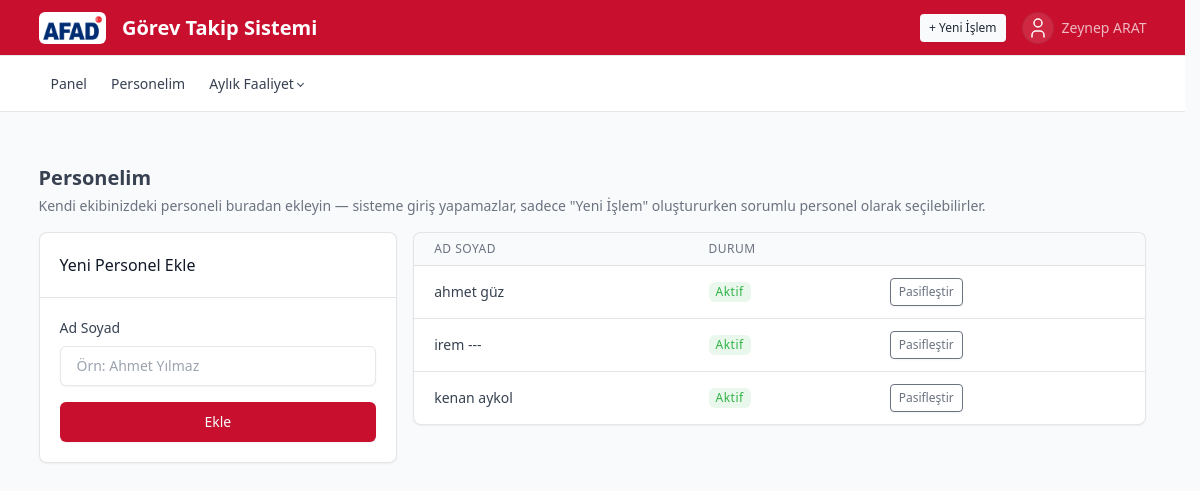
The app's page /personnel (signed in) with its own data.
### tables this page shows
CREATE TABLE users (
            id INTEGER PRIMARY KEY AUTOINCREMENT,
            username TEXT UNIQUE NOT NULL,
            password_hash TEXT NOT NULL,
            full_name TEXT NOT NULL,
            role TEXT NOT NULL CHECK(role IN ('admin','manager')),
            department TEXT,
            is_active INTEGER NOT NULL DEFAULT 1
        , email TEXT);

CREATE TABLE personnel (
            id INTEGER PRIMARY KEY AUTOINCREMENT,
            manager_id INTEGER NOT NULL,
            full_name TEXT NOT NULL,
            is_active INTEGER NOT NULL DEFAULT 1,
            created_at TEXT NOT NULL,
            FOREIGN KEY(manager_id) REFERENCES users(id)
        );

### app.py (the view, shortened to what this page needs)
@app.route("/personnel", methods=["GET", "POST"])
@login_required
@manager_required
def personnel():
    db = get_db()
    user = current_user()
    personnel_list = db.execute(
        "SELECT * FROM personnel WHERE manager_id=? ORDER BY full_name", (user["id"],)
    ).fetchall()
    return render_template("personnel.html", personnel_list=personnel_list, user=user)

### app.py (called while the page is built)
def get_db():
    if "db" not in g:
        g.db = sqlite3.connect(DB_PATH)
        g.db.row_factory = sqlite3.Row
        g.db.execute("PRAGMA foreign_keys = ON")
    return g.db

def login_required(f):
    @wraps(f)
    def wrapper(*args, **kwargs):
        if "user_id" not in session:
            return redirect(url_for("login"))
        return f(*args, **kwargs)
    return wrapper

def manager_required(f):
    @wraps(f)
    def wrapper(*args, **kwargs):
        if session.get("role") != "manager":
            flash("Bu sayfaya erişim yetkiniz yok.", "error")
            return redirect(url_for("dashboard"))
        return f(*args, **kwargs)
    return wrapper

def current_user():
    if "user_id" not in session:
        return None
    db = get_db()
    return db.execute("SELECT * FROM users WHERE id=?", (session["user_id"],)).fetchone()

### templates/personnel.html (shortened to what this page needs)
{% extends "base.html" %}
{% block content %}
<div class="page-header"><h2 class="page-title">Personelim</h2></div>
<p class="text-secondary">Kendi ekibinizdeki personeli buradan ekleyin — sisteme giriş yapamazlar, sadece "Yeni İşlem" oluştururken sorumlu personel olarak seçilebilirler.</p>
<div class="row row-cards">
  <div class="col-12 col-lg-4">
    <div class="card">
      <div class="card-header"><h3 class="card-title">Yeni Personel Ekle</h3></div>
      <div class="card-body">
        <form method="post">
          <div class="mb-3"><label class="form-label">Ad Soyad</label><input type="text" name="full_name" class="form-control" required placeholder="Örn: Ahmet Yılmaz"></div>
          <button type="submit" class="btn btn-primary w-100">Ekle</button>
        </form>
      </div>
    </div>
  </div>
  <div class="col-12 col-lg-8">
    <div class="card">
      <div class="table-responsive">
        <table class="table table-vcenter card-table">
          <thead><tr><th>Ad Soyad</th><th>Durum</th><th></th></tr></thead>
          <tbody>
            {% for p in personnel_list %}
            <tr>
              <td>{{ p.full_name }}</td>
              <td>{% if p.is_active %}<span class="badge bg-green-lt">Aktif</span>{% else %}<span class="badge bg-secondary-lt">Pasif</span>{% endif %}</td>
              <td>
                <form method="post" action="{{ url_for('toggle_personnel', personnel_id=p.id) }}">
                  <button type="submit" class="btn btn-sm btn-outline-secondary">{% if p.is_active %}Pasifleştir{% else %}Aktifleştir{% endif %}</button>
                </form>
              </td>
            </tr>
            {% else %}
            <tr><td colspan="3" class="text-center text-secondary py-4">Henüz personel eklenmedi.</td></tr>
            {% endfor %}
          </tbody>
        </table>
      </div>
    </div>
  </div>
</div>
{% endblock %}

### templates/base.html (shortened to what this page needs)
<!doctype html>
<html lang="tr" data-bs-theme-primary="orange">
<head>
<link rel="stylesheet" href="{{ url_for('static', filename='vendor/tabler/css/tabler.min.css') }}">
<link rel="stylesheet" href="{{ url_for('static', filename='vendor/tabler/css/tabler-themes.min.css') }}">
<link rel="stylesheet" href="{{ url_for('static', filename='style.css') }}">
</head>
<body>
{% if session.get('user_id') %}
<header class="navbar navbar-expand-md navbar-dark bg-primary d-print-none">
  <div class="container-xl">
    <a href="{{ url_for('dashboard') }}" class="navbar-brand d-flex align-items-center pe-0 pe-md-3">
      <span class="bg-white rounded d-inline-flex align-items-center p-1 me-2">
        <img src="{{ url_for('static', filename='img/afad-logo.png') }}" alt="AFAD" style="height: 24px; width: auto;">
      </span>
      Görev Takip Sistemi
    </a>
    <div class="navbar-nav flex-row order-md-last align-items-center">
      <a href="{{ url_for('new_task') }}" class="btn btn-light btn-sm d-none d-sm-inline-block me-3">+ Yeni İşlem</a>
      <div class="nav-item dropdown">
        <a href="#" class="nav-link d-flex lh-1 text-reset p-0" data-bs-toggle="dropdown" aria-expanded="false">
          <span class="avatar avatar-sm bg-white-lt">
          </span>
          <div class="d-none d-xl-block ps-2">
            <div>{{ session.get('full_name') }}</div>
          </div>
        </a>
      </div>
    </div>
  </div>
</header>
<div class="navbar-expand-md d-print-none">
  <div class="collapse navbar-collapse" id="navbar-menu">
    <div class="navbar navbar-light">
      <div class="container-xl">
        <ul class="navbar-nav">
          <li class="nav-item"><a class="nav-link" href="{{ url_for('dashboard') }}">Panel</a></li>
          {% if session.get('role') == 'admin' %}
          <li class="nav-item"><a class="nav-link" href="{{ url_for('users') }}">Şube Müdürleri</a></li>
          <li class="nav-item"><a class="nav-link" href="{{ url_for('admins') }}">Yöneticiler</a></li>
          <li class="nav-item"><a class="nav-link" href="{{ url_for('reports') }}">Raporlar</a></li>
          <li class="nav-item"><a class="nav-link" href="{{ url_for('statistics') }}">İstatistikler</a></li>
          {% else %}
          <li class="nav-item"><a class="nav-link" href="{{ url_for('personnel') }}">Personelim</a></li>
          {% endif %}
          <li class="nav-item dropdown">
            <a class="nav-link dropdown-toggle {% if request.endpoint in ('monthly_activities', 'monthly_activity_entry', 'monthly_activity_report') %}active{% endif %}"
               href="#" data-bs-toggle="dropdown" aria-expanded="false">Aylık Faaliyet</a>
          </li>
        </ul>
      </div>
    </div>
  </div>
</div>
{% endif %}
<div class="page-wrapper">
  <div class="page-body">
    <div class="container-xl">
      {% block content %}{% endblock %}
    </div>
  </div>
</div>
</body>
</html>

### static/style.css (style rules this page uses)
[data-bs-theme-primary="orange"] { --tblr-primary: #c8102e; --tblr-primary-rgb: 200, 16, 46; }

### records on screen
users: get "Zeynep ARAT"
personnel: full_name "ahmet güz", is_active "Aktif"
personnel: full_name "irem ---", is_active "Aktif"
personnel: full_name "kenan aykol", is_active "Aktif"
